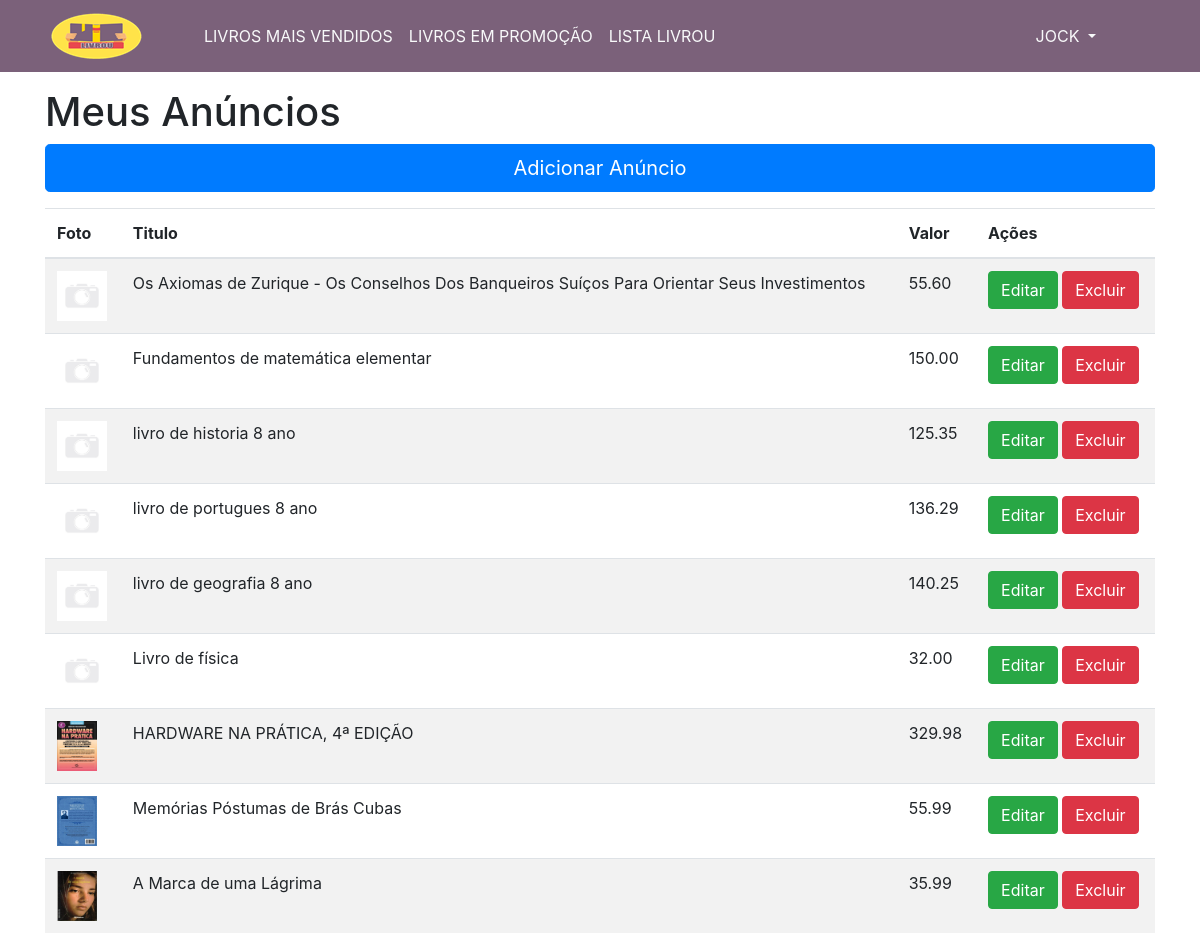
/anuncio/lista (signed in), run on the app's committed database.
### tables this page shows
CREATE TABLE IF NOT EXISTS `usuarios` (
  `id` int(11) NOT NULL AUTO_INCREMENT,
  `nome` varchar(100) NOT NULL,
  `email` varchar(100) NOT NULL,
  `senha` varchar(32) NOT NULL,
  `telefone` varchar(30) DEFAULT NULL,
  PRIMARY KEY (`id`)
);

CREATE TABLE IF NOT EXISTS `anuncios` (
  `id` int(11) NOT NULL AUTO_INCREMENT,
  `id_usuario` int(11) NOT NULL,
  `id_categoria` int(11) NOT NULL,
  `titulo` varchar(100) DEFAULT NULL,
  `descricao` text NOT NULL,
  `valor` float DEFAULT NULL,
  `estado` int(11) DEFAULT NULL,
  PRIMARY KEY (`id`)
);

### core/controller.php (called while the page is built, shortened)
<?php
class controller {
	public function loadViewTemplate($viewName, $viewData = array()) {
		require "views/template.php";
	}
	private function loadViewBody($viewName, $viewData = array()) {
		extract($viewData);
		require "views/{$viewName}.php";
	}
}
?>

### controllers/anuncioController.php (called while the page is built, shortened)
<?php
class anuncioController extends controller {
	public function lista() {
		$anuncios = (new Anuncio())->getMeusAnuncios();
		$dados['anuncios'] = $anuncios;
		$this->loadViewTemplate('meusAnuncios', $dados);
	}
}
?>

### core/Core.php (called while the page is built, shortened)
<?php
class Core {
	private $url;
	private $currentAction;
	private $params;
	public function __construct() {
		$this->url = '/';
		$this->currentAction = 'index';
		$this->params = array(0 => '');
	}
	public function run() {
		$this->url = (isset($_GET['url']) && !empty($_GET['url'])) ? $_GET['url'] : $this->url;
		$this->currentController = new $this->currentController();
		call_user_func_array(array($this->currentController, $this->currentAction), $this->params);
	}
	private function pegaStringCurrent($tipoCurrent = '') {
		$currentString = $this->url[0] . $tipoCurrent;
		array_shift($this->url);
		return $currentString;
	}
	private function montaUrl() {
		$this->url = explode('/', $this->url);
		$this->currentAction = ( empty($this->url) || empty($this->url[0]) ) ? $this->currentAction : $this->pegaStringCurrent();
		$this->params = empty($this->url[0]) ? $this->params : array($this->pegaStringCurrent());
	}
}
?>

### index.php (called while the page is built, shortened)
<?php
$core = new Core();
$core->run();
?>

### models/Usuario.php (called while the page is built, shortened)
<?php
class Usuario extends model {
	public static function getNome($id) {
		global $db;
		$sql = $db->prepare("SELECT nome FROM usuarios WHERE id = :id");
		$sql->bindValue(":id", $id);
		$sql->execute();
		$user = $sql->fetch();
		return $user['nome'];
	}
}
?>

### models/model.php (called while the page is built, shortened)
<?php
class model {
	public function __construct() {
		global $db;
		$this->db = $db;
	}
}
?>

### models/Anuncio.php (called while the page is built, shortened)
<?php
class Anuncio extends model {
	public function getMeusAnuncios() {
		$array = array();
		$sql = $this->db->prepare("SELECT *, (SELECT url FROM anuncios_imagens WHERE id_anuncios = anuncios.id limit 1) AS url FROM anuncios WHERE id_usuario = :id_usuario");
		$sql->bindValue(":id_usuario", $_SESSION['cLogin']);
		$sql->execute();
		if ($sql->rowCount() > 0) {
			$array = $sql->fetchAll();
		}
		return $array;
	}
}
?>

### views/meusAnuncios.php (the view)
<div class="container">
	<h1>Meus Anúncios</h1>
	<div class="form-group">
		<a href="<?php echo BASE_URL; ?>anuncio/adiciona" class="btn btn-primary btn-lg btn-block">Adicionar Anúncio</a>
	</div>
	<table class="table table-striped">
		<thead>
			<tr>
				<th>Foto</th>
				<th>Titulo</th>
				<th>Valor</th>
				<th>Ações</th>
			</tr>
		</thead>
		<?php
			foreach ($anuncios as $anuncio) {
				?>
					<tr>
						<td>
							<?php
							if (!empty($anuncio['url'])) {
								?>
								<img src="<?php echo BASE_URL; ?>assets/images/anuncios/<?php echo $anuncio['url']; ?>" height="50" border="0">
								<?php
							} else {
								?>
								<img src="<?php echo BASE_URL; ?>assets/images/default.jpg" height="50" border="0">
								<?php
							}
							?>
						</td>
						<td>
							<?php echo $anuncio['titulo']; ?>
						</td>
						<td>
							<?php echo number_format($anuncio['valor'], 2); ?>
						</td>
						<td>
							<a href="<?php echo BASE_URL; ?>anuncio/edita/<?php echo $anuncio['id']; ?>" class="btn btn-success">Editar</a>
							<a href="<?php echo BASE_URL; ?>anuncio/exclui/<?php echo $anuncio['id']; ?>" class="btn btn-danger">Excluir</a>
						</td>
					</tr>
				<?php
			}
		?>
	</table>
</div>

### views/template.php (shortened to what this page needs)
<!DOCTYPE html>
<html>
	<head>
		<link rel="stylesheet" type="text/css" href="<?php echo BASE_URL; ?>assets/css/bootstrap.min.css">
		<link rel="stylesheet" type="text/css" href="<?php echo BASE_URL; ?>assets/css/style.css">
	</head>
	<body>
		<header class="form-group">
			<nav class="navbar navbar-expand-lg navbar-light cor-header">
				<a class="navbar-brand" href="<?php echo BASE_URL; ?>"><img src="<?php echo BASE_URL; ?>assets/images/logo.png"></a>
				<div class="collapse navbar-collapse" id="navbarSupportedContent">
					<ul class="navbar-nav mr-auto">
						<li class="nav-item">
							<a class="nav-link active text-light" href="#">LIVROS MAIS VENDIDOS</a>
						</li>
						<li class="nav-item">
							<a class="nav-link active text-light" href="#">LIVROS EM PROMOÇÃO</a>
						</li>
						<li class="nav-item">
							<a class="nav-link active text-light" href="#">LISTA LIVROU</a>
						</li>
					</ul>
					<form class="form-inline my-2 my-lg-0 posicionamento-nome-user">
						<ul class="navbar-nav mr-auto">
							<li class="nav-item dropdown">
                                	<?php
                                	if (isset($_SESSION['cLogin']) && !empty($_SESSION['cLogin'])) {
                                		?>
                                		<a class="nav-link dropdown-toggle text-light" href="#" id="navbarDropdown" role="button" data-toggle="dropdown" aria-haspopup="true" aria-expanded="false">
                                			<?php echo strtoupper(Usuario::getNome($_SESSION['cLogin'])); ?>
                                		</a>
                                		<?php
                                	}
                                	?>
							</li>
						</ul>
					</form>
				</div>
			</nav>
		</header>
		<?php echo $this->loadViewBody($viewName, $viewData); ?>
	</body>
</html>

### assets/css/style.css (style rules this page uses)
.cor-header { background-color: #7B617A; }
.posicionamento-nome-user { margin-right:80px; }

### data on the page
usuarios: nome "JOCK"
anuncios: titulo "Os Axiomas de Zurique - Os Conselhos Dos Banqueiros Suíços Para Orientar Seus Investimentos", valor "55.60"
anuncios: titulo "Fundamentos de matemática elementar", valor "150.00"
anuncios: titulo "livro de historia 8 ano", valor "125.35"
anuncios: titulo "livro de portugues 8 ano", valor "136.29"
anuncios: titulo "livro de geografia 8 ano", valor "140.25"
anuncios: titulo "Livro de física", valor "32.00"
anuncios: shows a picture, titulo "HARDWARE NA PRÁTICA, 4ª EDIÇÃO", valor "329.98"
anuncios: shows a picture, titulo "Memórias Póstumas de Brás Cubas", valor "55.99"
anuncios: shows a picture, titulo "A Marca de uma Lágrima", valor "35.99"
